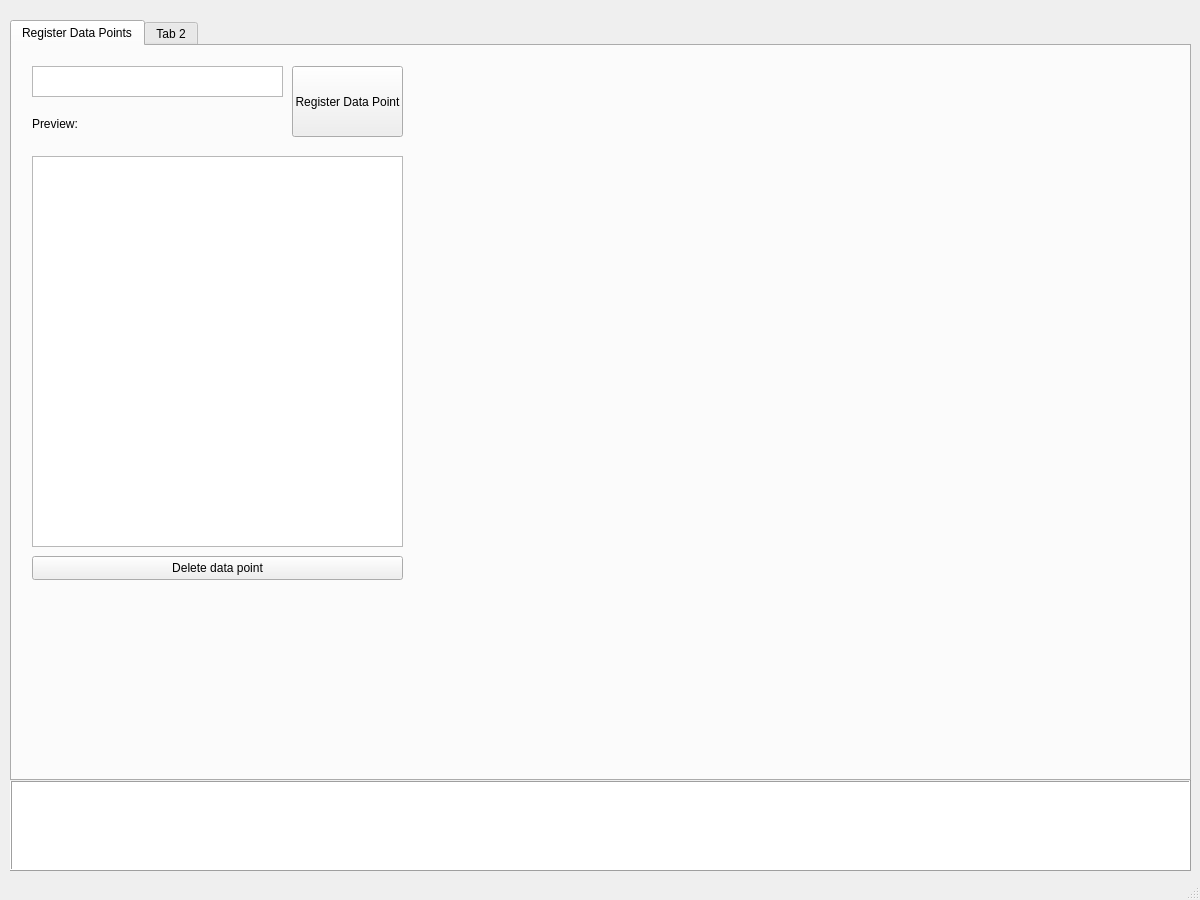
<?xml version="1.0" encoding="UTF-8"?>
<ui version="4.0">
 <class>Data_view_window</class>
 <widget class="QMainWindow" name="Data_view_window">
  <property name="geometry">
   <rect>
    <x>0</x>
    <y>0</y>
    <width>1200</width>
    <height>900</height>
   </rect>
  </property>
  <property name="windowTitle">
   <string>Data View</string>
  </property>
  <widget class="QWidget" name="centralwidget">
   <widget class="QTextEdit" name="output_text">
    <property name="enabled">
     <bool>true</bool>
    </property>
    <property name="geometry">
     <rect>
      <x>10</x>
      <y>780</y>
      <width>1181</width>
      <height>91</height>
     </rect>
    </property>
    <property name="acceptDrops">
     <bool>false</bool>
    </property>
    <property name="frameShape">
     <enum>QFrame::Box</enum>
    </property>
    <property name="frameShadow">
     <enum>QFrame::Raised</enum>
    </property>
    <property name="readOnly">
     <bool>true</bool>
    </property>
   </widget>
   <widget class="QTabWidget" name="tabWidget">
    <property name="geometry">
     <rect>
      <x>10</x>
      <y>20</y>
      <width>1181</width>
      <height>761</height>
     </rect>
    </property>
    <widget class="QWidget" name="RegisterDataPoints">
     <attribute name="title">
      <string>Register Data Points</string>
     </attribute>
     <widget class="QListWidget" name="listWidget">
      <property name="geometry">
       <rect>
        <x>20</x>
        <y>110</y>
        <width>371</width>
        <height>391</height>
       </rect>
      </property>
     </widget>
     <widget class="QPushButton" name="add_name_button">
      <property name="geometry">
       <rect>
        <x>280</x>
        <y>20</y>
        <width>111</width>
        <height>71</height>
       </rect>
      </property>
      <property name="text">
       <string>Register Data Point</string>
      </property>
     </widget>
     <widget class="QPlainTextEdit" name="input_name_text">
      <property name="geometry">
       <rect>
        <x>20</x>
        <y>20</y>
        <width>251</width>
        <height>31</height>
       </rect>
      </property>
     </widget>
     <widget class="QPushButton" name="delete_name_button">
      <property name="geometry">
       <rect>
        <x>20</x>
        <y>510</y>
        <width>371</width>
        <height>24</height>
       </rect>
      </property>
      <property name="text">
       <string>Delete data point</string>
      </property>
     </widget>
     <widget class="QLabel" name="label_2">
      <property name="geometry">
       <rect>
        <x>20</x>
        <y>70</y>
        <width>49</width>
        <height>16</height>
       </rect>
      </property>
      <property name="text">
       <string>Preview:</string>
      </property>
     </widget>
     <widget class="QLabel" name="preview_txt_label">
      <property name="geometry">
       <rect>
        <x>80</x>
        <y>70</y>
        <width>191</width>
        <height>16</height>
       </rect>
      </property>
      <property name="text">
       <string/>
      </property>
     </widget>
    </widget>
    <widget class="QWidget" name="tab_2">
     <attribute name="title">
      <string>Tab 2</string>
     </attribute>
    </widget>
   </widget>
  </widget>
  <widget class="QStatusBar" name="statusbar"/>
 </widget>
 <resources/>
 <connections/>
</ui>
